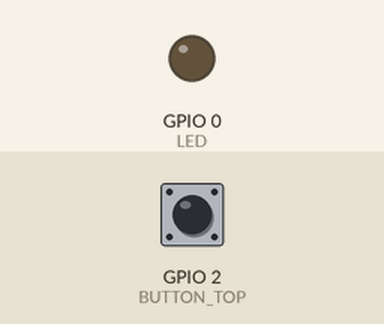
This program was run on a simulated ESP8266 (Wemos D1 mini). Shown: output pins drawn as LEDs (lit = HIGH). The inputs (shaded band) are chosen by the test bench; at power-on: GPIO 2 (BUTTON_TOP) HIGH.

Above: at 1.2 s.
1.3 s: GPIO 2 (BUTTON_TOP) pulled LOW for 0.15 s
At 2.6 s:
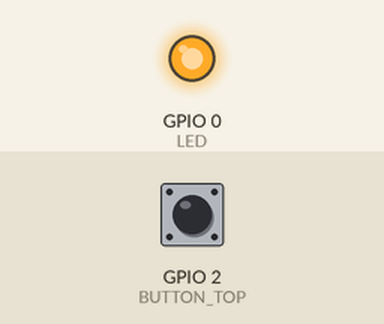
2.9 s: GPIO 2 (BUTTON_TOP) pulled LOW for 1 s
At 5.1 s:
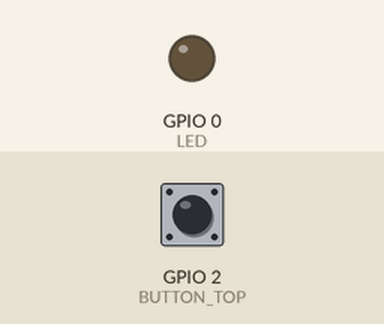
5.4 s: GPIO 2 (BUTTON_TOP) pulled LOW for 3.2 s
At 9.9 s:
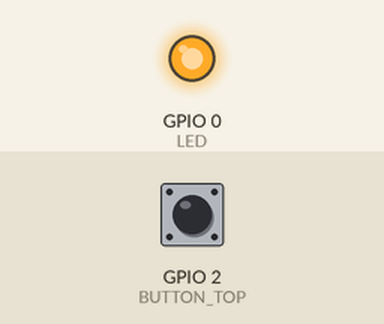
Timing chart, 0 to 11.4 s (numbered marks = the images above; inputs shaded):
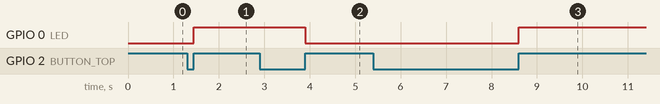

Measured:
- after the input at 1.3 s, GPIO 0 (LED): LOW → HIGH after 0.15 s
- after the input at 2.9 s, GPIO 0 (LED): HIGH → LOW after 1.0 s
- after the input at 5.4 s, GPIO 0 (LED): LOW → HIGH after 3.2 s

The program:

Main.cpp
```cpp
#include <Arduino.h>

#define LED 00 //D3
#define BUTTON_TOP 02 //D4
bool previousButtonState;
bool previousLedState;
void setup()
{
  pinMode(LED, OUTPUT);
  pinMode(BUTTON_TOP, INPUT);
  previousButtonState = digitalRead(BUTTON_TOP);
  digitalWrite(LED, LOW);
  previousLedState = LOW;
}

void loop()
{
  bool buttonState =  digitalRead(BUTTON_TOP);
  if(previousButtonState == LOW && buttonState == HIGH)
  {
    if(previousLedState == HIGH){
      digitalWrite(LED, LOW);
      previousLedState = LOW;
    }
    else{
      digitalWrite(LED, HIGH);
      previousLedState = HIGH;
    }
  }
  previousButtonState = buttonState;
}
```
